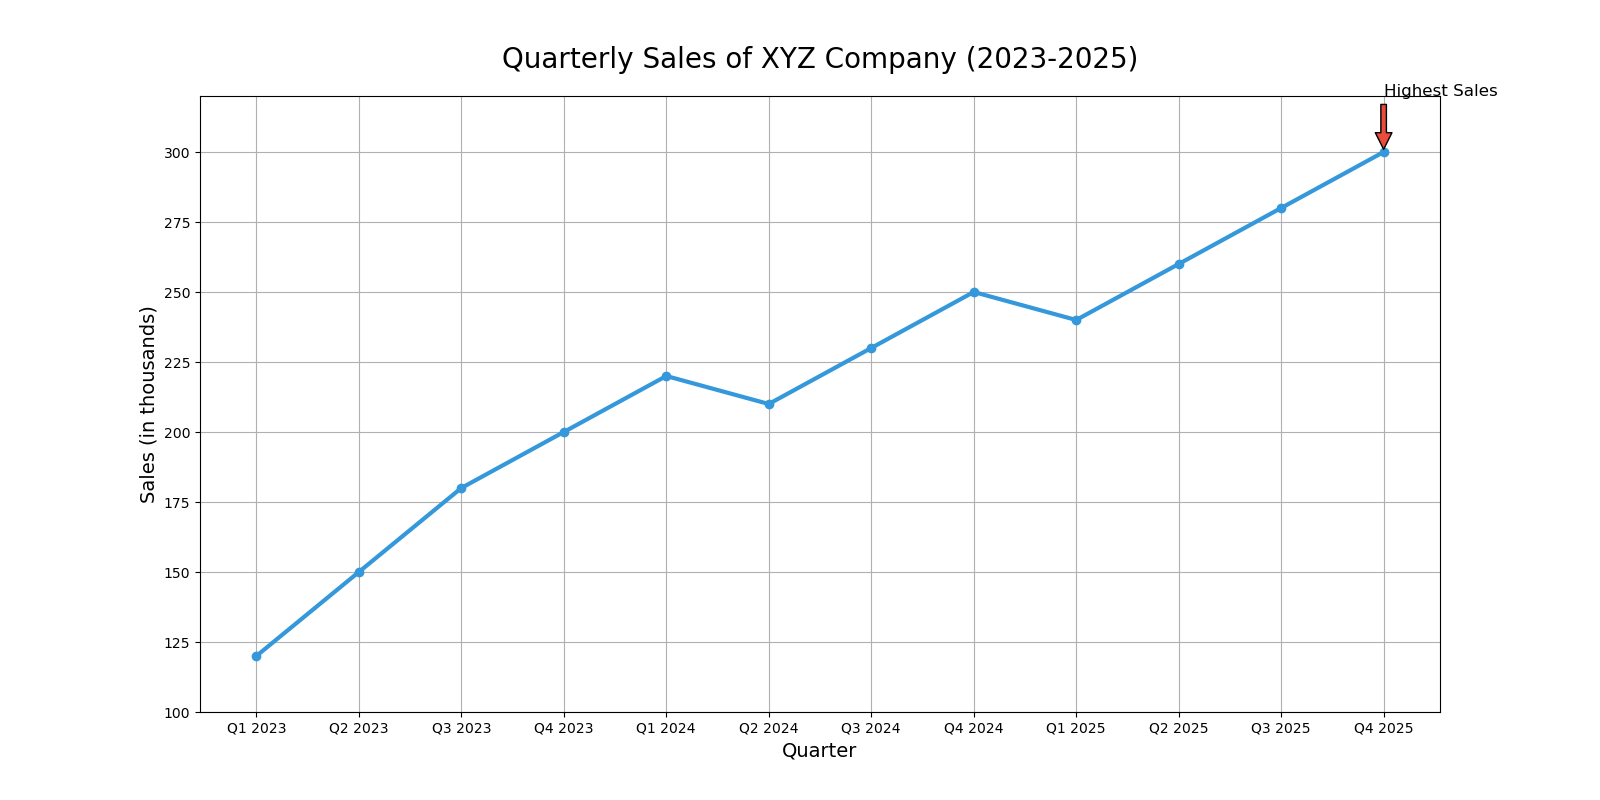

Recreate this plot in Python.

import matplotlib.pyplot as plt

# Data
quarters = ['Q1 2023', 'Q2 2023', 'Q3 2023', 'Q4 2023', 'Q1 2024', 'Q2 2024', 'Q3 2024', 'Q4 2024', 'Q1 2025', 'Q2 2025', 'Q3 2025', 'Q4 2025']
sales = [120, 150, 180, 200, 220, 210, 230, 250, 240, 260, 280, 300]

# Plotting the line chart
plt.figure(figsize=(16, 8))
plt.plot(quarters, sales, marker='o', linestyle='-', color='#3498db', linewidth=3)  # Modify color scheme

# Adding title and labels
plt.title('Quarterly Sales of XYZ Company (2023-2025)', fontsize=20, pad=20)
plt.xlabel('Quarter', fontsize=14)
plt.ylabel('Sales (in thousands)', fontsize=14)

# Adding an annotation for the highest sales
highest_sales_index = sales.index(max(sales))
highest_sales_quarter = quarters[highest_sales_index]
plt.annotate('Highest Sales', xy=(highest_sales_index, max(sales)), xytext=(highest_sales_index, max(sales) + 20),
             arrowprops=dict(facecolor='#e74c3c', shrink=0.05), fontsize=12)

# Add a grid, set axis ranges and show the plot
plt.grid(True)
plt.ylim(100, 320)
plt.show()
